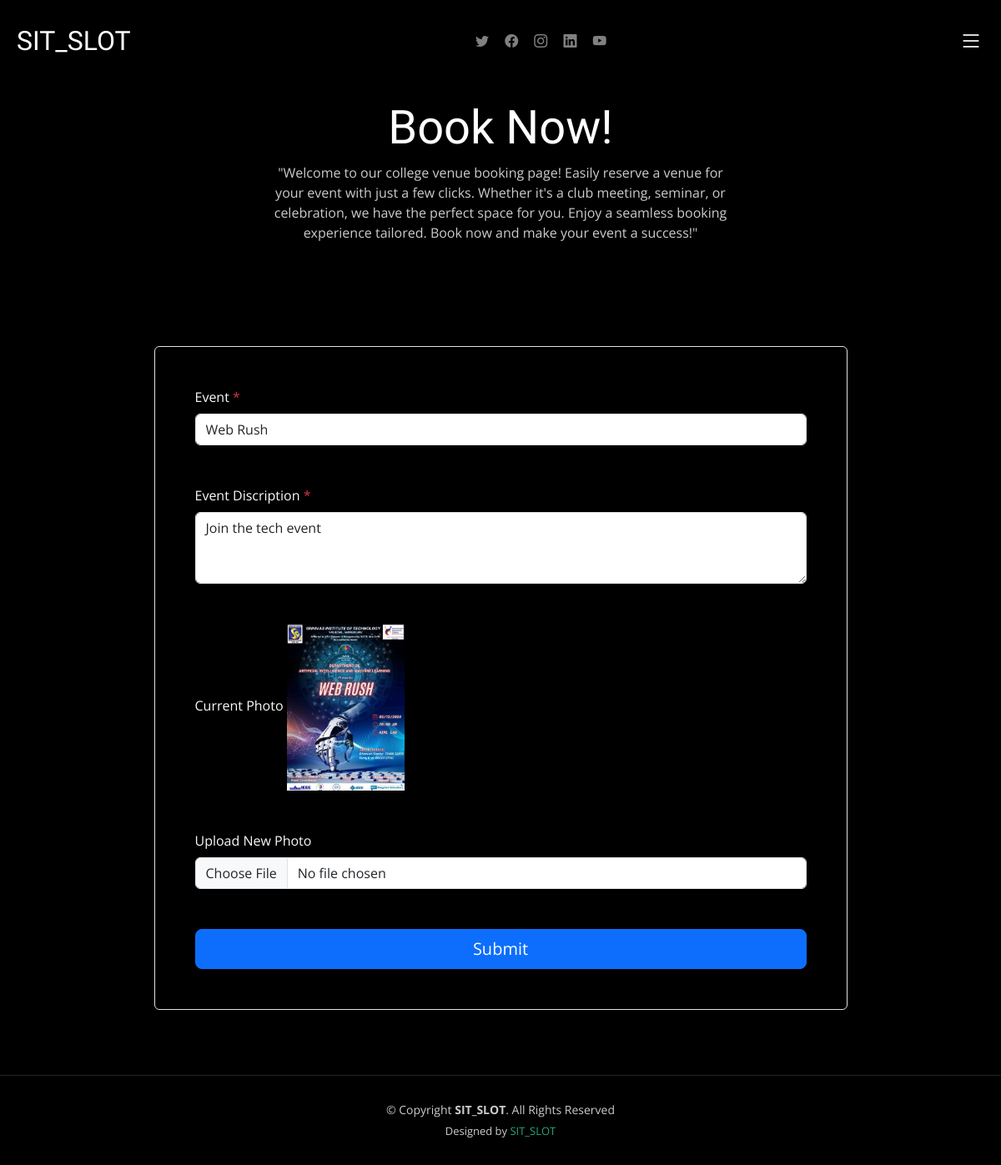
Screenshot of /do_update/2/ (signed in) with the database file from the repository.
### core/models.py (models this page shows)
class Event(models.Model):
    email = models.EmailField()
    event = models.CharField(max_length=100)
    date = models.DateField(default=datetime(1970, 1, 1))
    start_time = models.DateTimeField(default=datetime(1970, 1, 1))
    end_time = models.DateTimeField(default=datetime(1970, 1, 1))
    image = models.ImageField(upload_to='image')
    place = models.ForeignKey(venue, on_delete=models.CASCADE)
    discription = models.CharField(max_length=1000,default='', null=True, blank=True)
    location= models.CharField(max_length=20,default='', null=True, blank=True)
    myuser = models.ForeignKey(User, on_delete=models.CASCADE, default=None)

### core/views.py (the view, shortened to what this page needs)
# urls.py: path('do_update/<int:event_id>/', views.do_update, name='do_update'),  # Updated URL pattern
@login_required
def do_update(request, event_id):
    event = get_object_or_404(Event, pk=event_id)
    return render(request, 'do_update.html', {'event': event})

### templates/do_update.html (shortened to what this page needs)
{% extends "sample-inner-page.html" %}
{% load static %}
{% block body %}
<div class="page-header d-flex align-items-center">
    <div class="container position-relative">
        <div class="row d-flex justify-content-center">
            <div class="col-lg-6 text-center">
                <h2>Book Now!</h2>
                <p>"Welcome to our college venue booking page! Easily reserve a venue for your event with just a few clicks. Whether it's a club meeting, seminar, or celebration, we have the perfect space for you. Enjoy a seamless booking experience tailored. Book now and make your event a success!"</p>
            </div>
        </div>
    </div>
</div>
<section class="bg-black py-3 py-md-5">
    <div class="container">
        <div class="row justify-content-lg-center">
          <div class="col-12 col-lg-9">
            <div class="bg-black border rounded shadow-sm overflow-hidden">
              <form action="{% url 'do_update' event_id=event.id %}" method="post" enctype="multipart/form-data">
                <div class="row gy-4 gy-xl-5 p-4 p-xl-5">
                  <div class="col-12">
                    <label for="fullname" class="form-label">Event <span class="text-danger">*</span></label>
                    <input type="text" class="form-control" id="event" name="event" value="{{event.event}}" required>
                  </div>
                  <div class="col-12">
                    <label for="message" class="form-label">Event Discription <span class="text-danger">*</span></label>
                    <textarea class="form-control" id="message" name="message" rows="3" required>{{ event.discription }}</textarea>
                  </div>
                  <div class="col-12">
                    <label for="photo" class="form-label">Current Photo</label>
                    {% if event.image %}
                        <img src="{{ event.image.url }}" alt="Event Image" style="max-width: 200px; max-height: 200px;">
                    {% else %}
                        <p>No image uploaded</p>
                    {% endif %}
                </div>
                <div class="col-12">
                    <label for="photo" class="form-label">Upload New Photo</label>
                    <input type="file" class="form-control" id="photo" name="photo" accept="image/*" >
                </div>
                  <div class="col-12">
                    <div class="d-grid">
                      <button class="btn btn-primary btn-lg" type="submit">Submit</button>
                    </div>
                  </div>
                </div>
              </form>
            </div>
          </div>
        </div>
      </div>
</section>
{% endblock body %}

### static/assets/css/main.css (style rules this page uses)
:root { --font-default: "Open Sans", system-ui, -apple-system, "Segoe UI", Roboto, "Helvetica Neue", Arial, "Noto Sans", "Liberation Sans", sans-serif, "Apple Color Emoji", "Segoe UI Emoji", "Segoe UI Symbol", "Noto Color Emoji"; --font-primary: "Inter", sans-serif; --font-secondary: "Cardo", sans-serif; }
:root { --color-default: #fafafa; --color-primary: #27a776; --color-secondary: #161718; }
:root { scroll-behavior: smooth; }
body { font-family: var(--font-default); color: var(--color-default); background-color: #000; }
h1, h2, h3, h4, h5, h6 { font-family: var(--font-primary); }
.page-header { padding: 120px 0 60px 0; min-height: 30vh; position: relative; }
.page-header h2 { font-size: 56px; font-weight: 500; color: #fff; font-family: var(--font-secondary); }
.page-header p { color: rgba(255, 255, 255, 0.8); }

### rows the page displays
Event: event "Web Rush", message "Join the tech event", image (picture)
